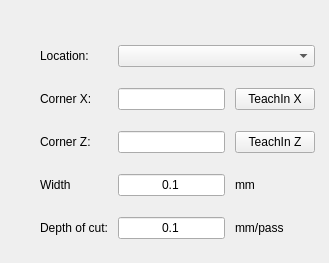
    <widget class="QWidget" name="pageChamfer">
     <widget class="QWidget" name="gridLayoutWidget_8">
      <property name="geometry">
       <rect>
        <x>35</x>
        <y>30</y>
        <width>285</width>
        <height>224</height>
       </rect>
      </property>
      <layout class="QGridLayout" name="gridLayout_9">
       <property name="leftMargin">
        <number>5</number>
       </property>
       <property name="rightMargin">
        <number>5</number>
       </property>
       <property name="horizontalSpacing">
        <number>10</number>
       </property>
       <item row="1" column="2">
        <widget class="TeachInLineEdit" name="chamferCornerX">
         <property name="alignment">
          <set>Qt::AlignRight|Qt::AlignTrailing|Qt::AlignVCenter</set>
         </property>
         <property name="referenceType" stdset="0">
          <number>1</number>
         </property>
         <property name="axisNumber" stdset="0">
          <number>0</number>
         </property>
         <property name="inchFormat" stdset="0">
          <string>%9.4f</string>
         </property>
         <property name="millimeterFormat" stdset="0">
          <string>%10.3f</string>
         </property>
         <property name="degreeFormat" stdset="0">
          <string>%10.2f</string>
         </property>
         <property name="latheMode" stdset="0">
          <number>2</number>
         </property>
        </widget>
       </item>
       <item row="5" column="0">
        <widget class="QLabel" name="label_23">
         <property name="styleSheet">
          <string notr="true">font: 11pt &quot;Noto Sans&quot;;</string>
         </property>
         <property name="text">
          <string>Depth of cut:</string>
         </property>
        </widget>
       </item>
       <item row="1" column="3">
        <widget class="QPushButton" name="chamferTeachXBtn">
         <property name="text">
          <string>TeachIn X</string>
         </property>
        </widget>
       </item>
       <item row="0" column="2" colspan="2">
        <widget class="VCPSettingsComboBox" name="chamferLocation">
         <property name="layoutDirection">
          <enum>Qt::LeftToRight</enum>
         </property>
         <property name="styleSheet">
          <string notr="true">font: 11pt &quot;Noto Sans&quot;;</string>
         </property>
         <property name="settingName" stdset="0">
          <string>quick-cycles.radius-location</string>
         </property>
        </widget>
       </item>
       <item row="3" column="3">
        <widget class="QLabel" name="label_60">
         <property name="styleSheet">
          <string notr="true">font: 11pt &quot;Noto Sans&quot;;</string>
         </property>
         <property name="text">
          <string>mm</string>
         </property>
        </widget>
       </item>
       <item row="3" column="0">
        <widget class="QLabel" name="label_24">
         <property name="styleSheet">
          <string notr="true">font: 11pt &quot;Noto Sans&quot;;</string>
         </property>
         <property name="text">
          <string>Width</string>
         </property>
        </widget>
       </item>
       <item row="0" column="0">
        <widget class="QLabel" name="label_61">
         <property name="styleSheet">
          <string notr="true">font: 11pt &quot;Noto Sans&quot;;</string>
         </property>
         <property name="text">
          <string>Location:</string>
         </property>
        </widget>
       </item>
       <item row="2" column="3">
        <widget class="QPushButton" name="chamferTeachZBtn">
         <property name="text">
          <string>TeachIn Z</string>
         </property>
        </widget>
       </item>
       <item row="1" column="0">
        <widget class="QLabel" name="label_62">
         <property name="styleSheet">
          <string notr="true">font: 11pt &quot;Noto Sans&quot;;</string>
         </property>
         <property name="text">
          <string>Corner X:</string>
         </property>
        </widget>
       </item>
       <item row="2" column="2">
        <widget class="TeachInLineEdit" name="chamferCornerZ">
         <property name="alignment">
          <set>Qt::AlignRight|Qt::AlignTrailing|Qt::AlignVCenter</set>
         </property>
         <property name="referenceType" stdset="0">
          <number>1</number>
         </property>
         <property name="axisNumber" stdset="0">
          <number>2</number>
         </property>
         <property name="inchFormat" stdset="0">
          <string>%9.4f</string>
         </property>
         <property name="millimeterFormat" stdset="0">
          <string>%10.3f</string>
         </property>
         <property name="degreeFormat" stdset="0">
          <string>%10.2f</string>
         </property>
         <property name="latheMode" stdset="0">
          <number>0</number>
         </property>
        </widget>
       </item>
       <item row="5" column="2">
        <widget class="VCPSettingsLineEdit" name="chamferDoc">
         <property name="styleSheet">
          <string notr="true">font: 11pt &quot;Noto Sans&quot;;</string>
         </property>
         <property name="text">
          <string>0.1</string>
         </property>
         <property name="alignment">
          <set>Qt::AlignCenter</set>
         </property>
         <property name="settingName" stdset="0">
          <string>smart_numpad.quick-cycles-doc</string>
         </property>
         <property name="textFormat" stdset="0">
          <string/>
         </property>
        </widget>
       </item>
       <item row="3" column="2">
        <widget class="VCPSettingsLineEdit" name="chamferWidth">
         <property name="styleSheet">
          <string notr="true">font: 11pt &quot;Noto Sans&quot;;</string>
         </property>
         <property name="text">
          <string>0.1</string>
         </property>
         <property name="alignment">
          <set>Qt::AlignCenter</set>
         </property>
         <property name="settingName" stdset="0">
          <string>smart_numpad.quick-cycles-chamfer</string>
         </property>
         <property name="textFormat" stdset="0">
          <string/>
         </property>
        </widget>
       </item>
       <item row="2" column="0">
        <widget class="QLabel" name="label_67">
         <property name="styleSheet">
          <string notr="true">font: 11pt &quot;Noto Sans&quot;;</string>
         </property>
         <property name="text">
          <string>Corner Z:</string>
         </property>
        </widget>
       </item>
       <item row="5" column="3">
        <widget class="QLabel" name="label_74">
         <property name="styleSheet">
          <string notr="true">font: 11pt &quot;Noto Sans&quot;;</string>
         </property>
         <property name="text">
          <string>mm/pass</string>
         </property>
        </widget>
       </item>
      </layout>
     </widget>
    </widget>
